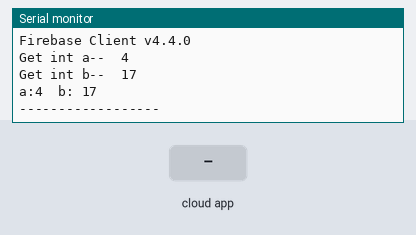
Bench run of a sketch on a simulated ESP8266 (NodeMCU). Parts: the last lines printed to the serial monitor. The test bench sets the inputs (shaded band). WiFi joins after 1.5 s; servers stay silent unless stated; random numbers use the default seed unless the sketch sets one; the Firebase database answers and starts empty.

Above: at 4.7 s.
4.8 s: the phone or cloud app sets a to 0
6.9 s: the phone or cloud app sets b to 0
9.0 s: the phone or cloud app sets a to 1
At 10.88 s:
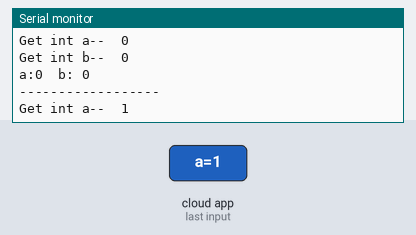
11.1 s: the phone or cloud app sets b to 1
At 11.8 s:
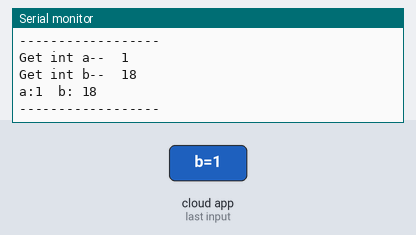
Timing chart, 0 to 14.1 s (numbered marks = the images above; inputs shaded):
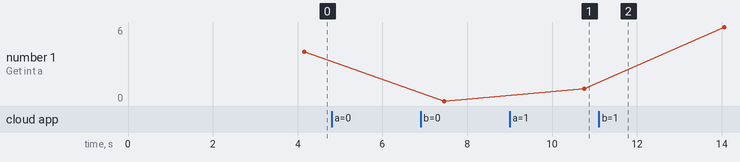

The sketch:

firebase_esp_32_test.ino
```cpp
#if defined(ESP32)
#include <WiFi.h>
#include <FirebaseESP32.h>
#elif defined(ESP8266)
#include <ESP8266WiFi.h>
#include <FirebaseESP8266.h>
#endif

//Provide the token generation process info.
#include <addons/TokenHelper.h>

//Provide the RTDB payload printing info and other helper functions.
#include <addons/RTDBHelper.h>

/* 1. Define the WiFi credentials */
#define WIFI_SSID "***********"
#define WIFI_PASSWORD "**********"

//For the following credentials, see examples/Authentications/SignInAsUser/EmailPassword/EmailPassword.ino

/* 2. Define the API Key */
#define API_KEY "*********************"

/* 3. Define the RTDB URL */
#define DATABASE_URL "************************" //<databaseName>.firebaseio.com or <databaseName>.<region>.firebasedatabase.app


//Define Firebase Data object
FirebaseData fbdo;

FirebaseAuth auth;
FirebaseConfig config;


String main="";

int a, b, x, y;


void setup()
{

  Serial.begin(115200);
delay(2000);
  WiFi.begin(WIFI_SSID, WIFI_PASSWORD);
  Serial.print("Connecting to Wi-Fi");
  while (WiFi.status() != WL_CONNECTED)
  {
    Serial.print(".");
    delay(300);
  }
  Serial.println();
  Serial.print("Connected with IP: ");
  Serial.println(WiFi.localIP());
  Serial.println();

  Serial.printf("Firebase Client v%s\n\n", FIREBASE_CLIENT_VERSION);

  /* Assign the api key (required) */
  config.api_key = API_KEY;

  config.database_url = DATABASE_URL;


  //////////////////////////////////////////////////////////////////////////////////////////////
  //Please make sure the device free Heap is not lower than 80 k for ESP32 and 10 k for ESP8266,
  //otherwise the SSL connection will fail.
  //////////////////////////////////////////////////////////////////////////////////////////////

  Firebase.begin(DATABASE_URL, API_KEY);

  //Comment or pass false value when WiFi reconnection will control by your code or third party library
 // Firebase.reconnectWiFi(true);

  Firebase.setDoubleDigits(5);

}

void loop()
{


    x=random(0,9);
    y=random(10,19);

  if (Firebase.ready())
  {

    //Firebase.setInt(fbdo, main, 5);
    Firebase.setInt(fbdo, "/test/a", x);
    Firebase.setInt(fbdo, "/test/b", y);
    delay(200);

    Serial.printf("Get int a--  %s\n", Firebase.getInt(fbdo, "/test/a") ? String(fbdo.to<int>()).c_str() : fbdo.errorReason().c_str());
     a=fbdo.to<int>();
    Serial.printf("Get int b--  %s\n", Firebase.getInt(fbdo, "/test/b") ? String(fbdo.to<int>()).c_str() : fbdo.errorReason().c_str());
     b=fbdo.to<int>();

  Serial.println();
  Serial.print("a:");
  Serial.print(a);
  Serial.print("  b: ");
  Serial.print(b);

  Serial.println();
  Serial.println("------------------");
  Serial.println();


  delay(2500);
  }
}
```

Measured:
- after the input at 9.0 s, the serial monitor: prints a new line after 1.8 s (image 1)
- plotted number 1: 0 → 1 after the input at 9.0 s
